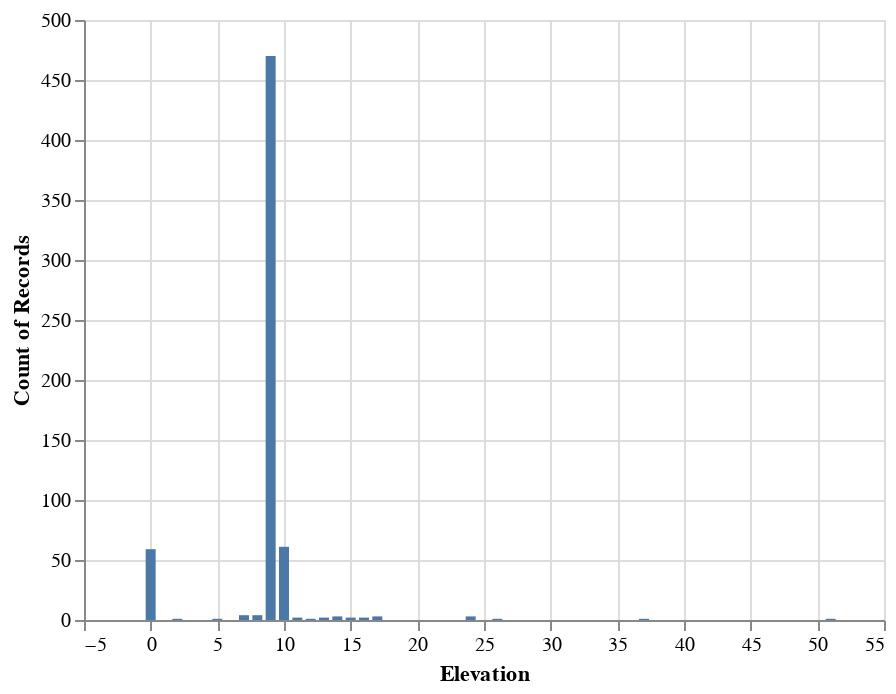

Notebook code for this chart:
### Code cell
merged1 = df.merge(gl, left_on=['Union'], right_on=['Union'], how='right')
Chart(merged1).mark_bar().encode(x='Elevation:Q', y='count(vul_index):Q')

### Figure 1 — Vega-Lite specification as saved in the notebook (floating-point values rounded to 4 significant figures; data arrays with more than 128 entries replaced by an {"elided": "..."} marker saying what was removed)
{"config": {"view": {"continuousWidth": 400, "continuousHeight": 300}}, "data": {"name": "data-261df5e54d8a519d3d795b6494825236"}, "mark": "bar", "encoding": {"x": {"field": "Elevation", "type": "quantitative"}, "y": {"aggregate": "count", "field": "vul_index", "type": "quantitative"}}, "$schema": "https://vega.github.io/schema/vega-lite/v4.17.0.json", "datasets": {"data-261df5e54d8a519d3d795b6494825236": {"elided": "621 records"}}}
